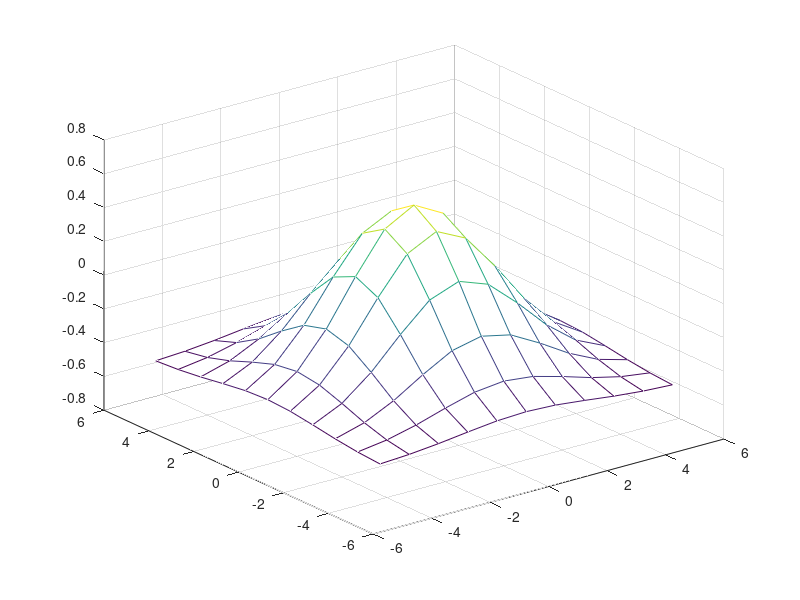
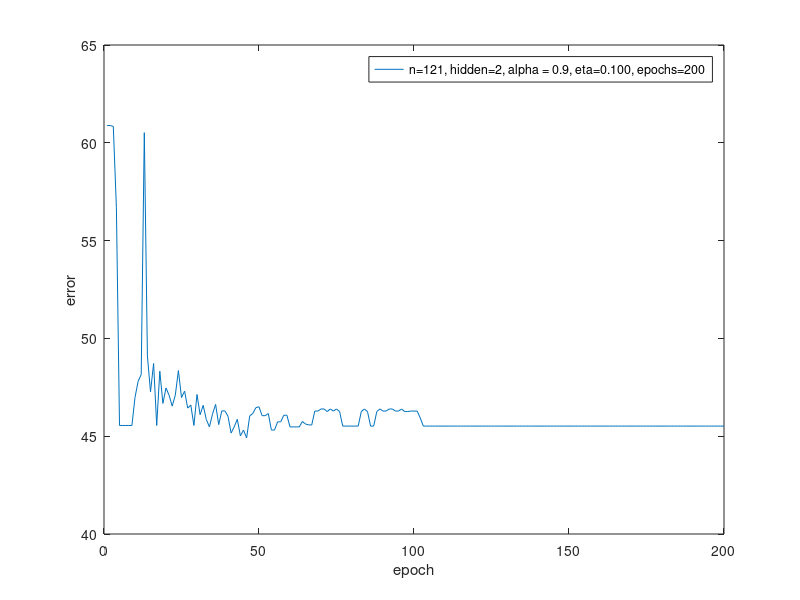
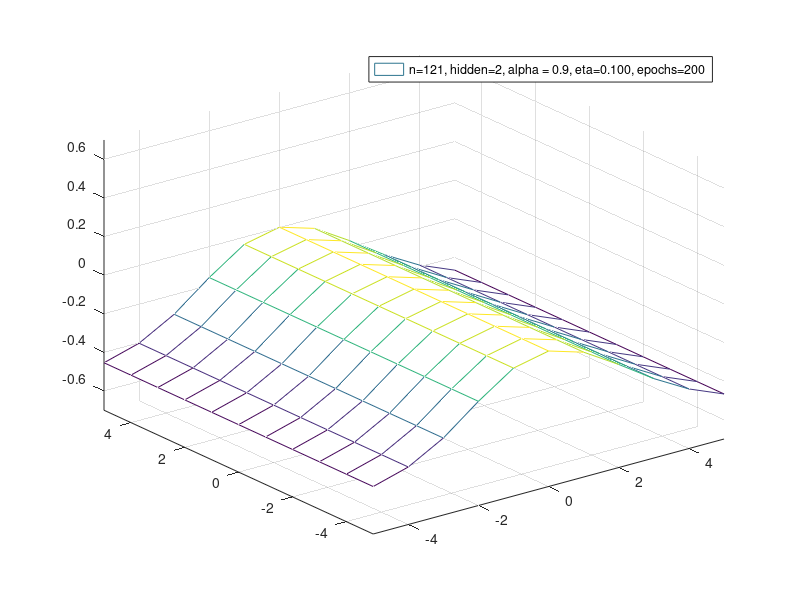

Write the MATLAB code that produced these figures, in order.
close all;
clear;

n = 121;
alpha = 0.9;
eta = 0.1;
error = [];
epoch_total = 200;
hidden = 2;

input_x = [-5:1:5]';
input_y = input_x;
z = exp(-input_x.*input_x*0.1) * exp(-input_y.*input_y*0.1)' - 0.5;
[gridsize, ~] = size(z);
ndata = gridsize * gridsize;

mesh( input_x, input_y, z);

targets = reshape(z, 1, ndata);
[xx, yy] = meshgrid(input_x, input_y);
patterns_original = [reshape(xx, 1, ndata); reshape(yy, 1, ndata)];

% Randomize data
permute = randperm(ndata);
patterns = patterns_original(:, permute);
targets = targets(:, permute);

[insize, ~] = size(patterns);
[outsize, ndata] = size(targets);

% Number of points that are kept
patterns_small = patterns(:, 1:n);
targets_small = targets(:, 1:n);

[insize_small, ~] = size(patterns_small);
[outsize_small, ndata_small] = size(targets_small);

X = [patterns_small; ones(1, ndata_small)];


w = randn(hidden, insize_small+1);
v = randn(outsize_small, hidden+1);
dw = 0;
dv = 0;

for epoch = 1:epoch_total
    % Forward pass
    hin = w * [patterns_small; ones(1, ndata_small)];
    hout = [2 ./ (1+exp(-hin)) - 1 ; ones(1,ndata_small)];

    oin = v * hout;
    out = 2 ./ (1+exp(-oin)) - 1;

    % Backward pass
    delta_o = (out - targets_small) .* ((1 + out) .* (1 - out)) * 0.5;
    delta_h = (v' * delta_o) .* ((1 + hout) .* (1 - hout)) * 0.5;
    delta_h = delta_h(1:hidden, :);

    % Weight calc
    dw = (dw .* alpha) - (delta_h * X') .* (1 - alpha);
    dv = (dv .* alpha) - (delta_o * hout') .* (1 - alpha);
    w = w + dw .* eta;
    v = v + dv .* eta;
    
    error(epoch) = sum(sum(abs(sign(out) - targets_small)./2));
    
end

figure;
plot(1:epoch_total, error);
xlabel('epoch');
ylabel('error');
legend(sprintf('n=%d, hidden=%d, alpha = %.1f, eta=%.3f, epochs=%d', n, hidden, alpha, eta, epoch));


% Resultant function 
figure;

hin = w * [patterns_original; ones(1, ndata)];
hout = [2 ./ (1+exp(-hin)) - 1 ; ones(1,ndata)];

oin = v * hout;
out = 2 ./ (1+exp(-oin)) - 1;

zz = reshape(out, gridsize, gridsize);
mesh(input_x, input_y, zz);
axis([-5 5 -5 5 -0.7 0.7]);
drawnow;
legend(sprintf('n=%d, hidden=%d, alpha = %.1f, eta=%.3f, epochs=%d', n, hidden, alpha, eta, epoch));
